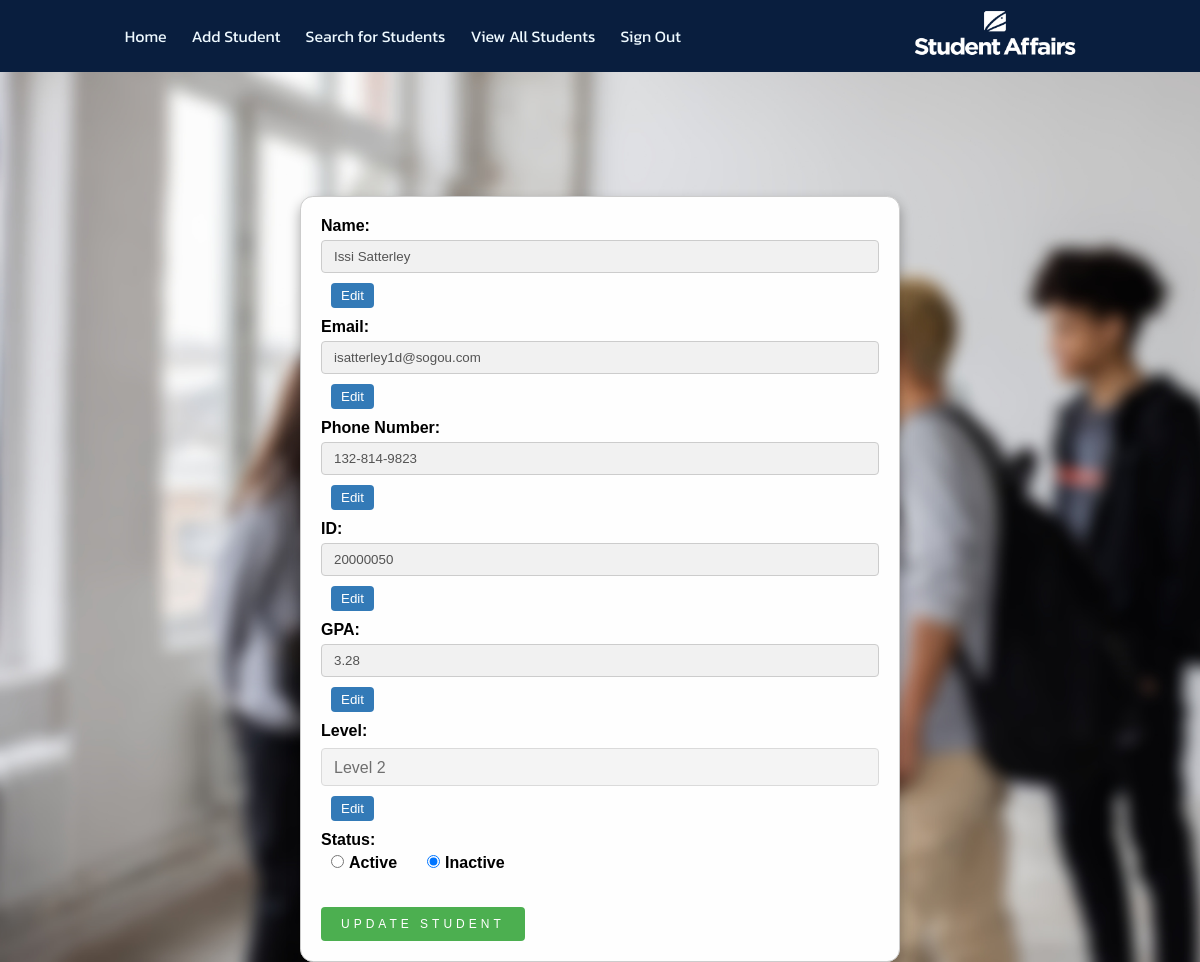
Page /update/20000050/ (signed in) on the earlier database version.
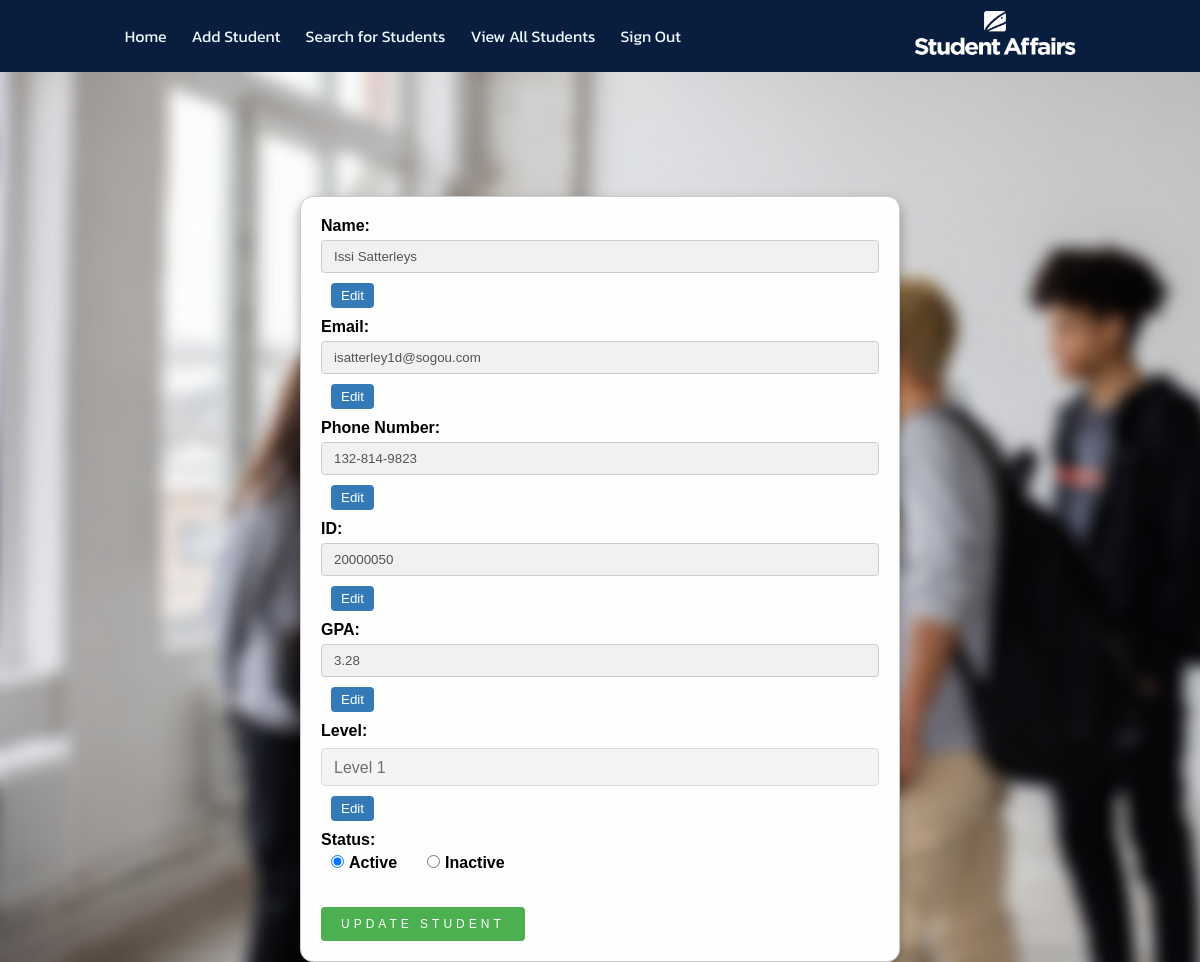
Same page on the later database version.
### pages/models.py (models this page shows)
class Student(models.Model):
    name = models.CharField(max_length=255)
    email = models.EmailField()
    phone_number = models.CharField(max_length=20)
    student_id = models.PositiveIntegerField(primary_key=True)
    gpa = models.DecimalField(max_digits=3, decimal_places=2)
    level = models.PositiveSmallIntegerField()
    status = models.BooleanField()
    DEPARTMENT_CHOICES = (
        ('CS', 'Computer Science'),
        ('IS', 'Information System'),
        ('IT', 'Information Technology'),
        ('AI', 'Aritificial Inteligence'),
        ('DS', 'Descision Support'),
    )
    department = models.CharField(
        max_length=10, choices=DEPARTMENT_CHOICES, null=True)
    birthday = models.DateField()
    GENDER_CHOICES = (
        ('male', 'Male'),
        ('female', 'Female'),
    )
    gender = models.CharField(max_length=10, choices=GENDER_CHOICES)

### pages/views.py (the view, shortened to what this page needs)
# urls.py: path('update/<int:pk>/', views.update, name='update_student'),
@login_required(login_url='SignIn')
def update(request, pk):
    student = Student.objects.get(pk=pk)
    return render(request, "pages/update_student.html", {"student": student, "levels": list(range(1, 5)), "departments": ["CS", "IS", "IT", "SW"]})

### SA_Project/email_auth_backend.py (called while the page is built)
    def get_user(self, user_id):
        UserModel = get_user_model()
        try:
            return UserModel.objects.get(pk=user_id)
        except UserModel.DoesNotExist:
            return None

### pages/templates/pages/update_student.html (shortened to what this page needs)
{% load static %}
<!DOCTYPE html>
<html lang="en">
<head>
  <link rel="stylesheet" href="{% static 'css/common.css' %}" />
  <link rel="stylesheet" href="{% static 'css/Add_student.css' %}" />
  <link rel="stylesheet" href="{% static 'css/updatestudent.css' %}" />
</head>
<body>
  <header>
    <nav>
      <ul>
        <li><a href="{% url 'main' %}">Home</a></li>
        <li>
          <a href="{% url 'add_student' %}">Add Student</a>
        </li>
        <li><a href="{% url 'search_student' %}">Search for Students</a></li>
        <li><a href="{% url 'show_students' %}">View All Students</a></li>
        <li><a href="{% url 'sign_out' %}">Sign Out</a></li>
      </ul>
      <a href="{% url 'main' %}">
        <img src="{% static 'images/logo.png' %}" alt="Student Affairs" width="180px" height="46" />
      </a>
    </nav>
  </header>
  <br />
  <br />
  <br />
  <br />
  <div class="formcontainer">
    <form method="POST" action="">
      <div class="form-group">
        <label for="name">Name:</label>
        <input type="text" id="name" name="name" value="{{ student.name }}" disabled />
        <button type="button" class="btn-edit">Edit</button>
      </div>
      <div class="form-group">
        <label for="Email">Email:</label>
        <input type="text" id="Email" name="email" value="{{ student.email }}" disabled />
        <button type="button" class="btn-edit">Edit</button>
      </div>
      <div class="form-group">
        <label for="phone">Phone Number:</label>
        <input type="text" id="phone" name="phonenumber" value="{{ student.phone_number }}" disabled />
        <button type="button" class="btn-edit">Edit</button>
      </div>
      <div class="form-group">
        <label for="id">ID:</label>
        <input type="text" id="id" name="student_id" value="{{ student.student_id }}" disabled />
        <button type="button" class="btn-edit">Edit</button>
      </div>
      <div class="form-group">
        <label for="gpa">GPA:</label>
        <input type="text" id="gpa" name="gpa" value="{{ student.gpa }}" disabled />
        <button type="button" class="btn-edit">Edit</button>
      </div>
      <div class="form-group">
        <label for="levels">Level:</label>
        <select name="level" id="levels" disabled>
          {% for level in levels %}
          {% if student.level == level %}
          <option value="{{ level }}" selected>Level {{ level }}</option>
          {% else %}
          <option value="{{ level }}">Level {{ level }}</option>
          {% endif %}
          {% endfor %}
        </select>
        <button type="button" class="btn-edit">Edit</button>
      </div>
      <div class="form-group">
        <label for="status">Status:</label>
        <div class="radio-group">
          {% if student.status %}
          <label><input type="radio" name="status" value="active" checked />Active</label>
          <label><input type="radio" name="status" value="inactive" />Inactive</label>
          {% else %}
          <label><input type="radio" name="status" value="active" />Active</label>
          <label><input type="radio" name="status" value="inactive" checked />Inactive</label>
          {% endif %}
        </div>
      </div>
      <input type="submit" value="Update Student" />
    </form>
  </div>
</body>
</html>

Differences in the rows shown:
changed Student "isatterley1d@sogou.com": name "Issi Satterley" → "Issi Satterleys"; level "Level 2" → "Level 1"; status False → True (drawn)
Other differences:
form field status: (not shown) → "☑ Active"
form field status: (not shown) → "☐ Inactive"
form field status: "☐ Active" → (not shown)
form field status: "☑ Inactive" → (not shown)
